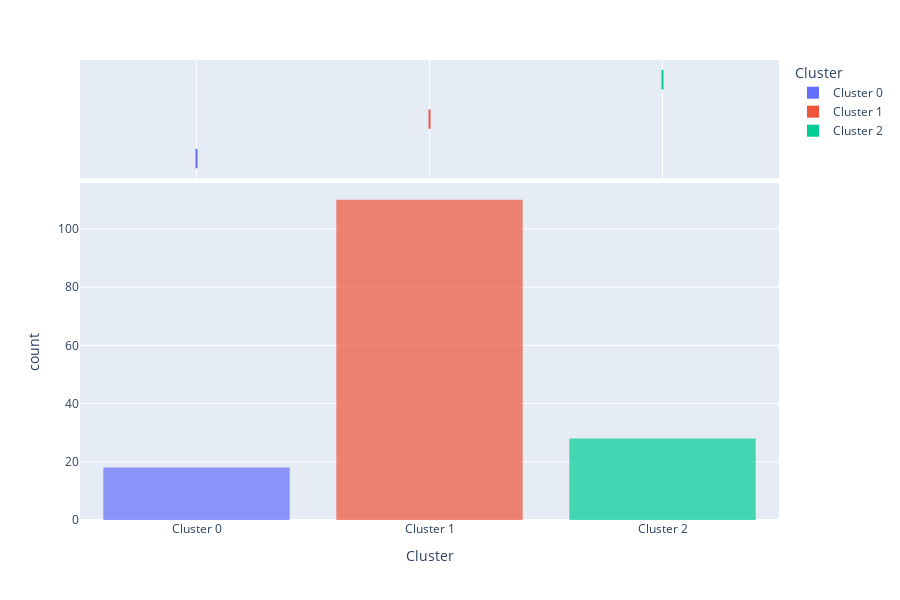

Source (notebook cell):
### Markdown cell above
### Distribution Plot

### Code cell
this.plottype = "distribution"
this.plotmodel()

### Figure 1 — Plotly figure (JSON) as saved in the notebook; plotly's stock layout.template omitted (floating-point values rounded to 4 significant figures; data arrays with more than 128 entries replaced by an {"elided": "..."} marker saying what was removed)
{"data": [{"alignmentgroup": "True", "bingroup": "x", "hovertemplate": "Cluster=%{x}<br>count=%{y}<extra></extra>", "legendgroup": "Cluster 0", "marker": {"color": "#636efa", "opacity": 0.7, "pattern": {"shape": ""}}, "name": "Cluster 0", "offsetgroup": "Cluster 0", "orientation": "v", "showlegend": true, "type": "histogram", "x": ["Cluster 0", "Cluster 0", "Cluster 0", "Cluster 0", "Cluster 0", "Cluster 0", "Cluster 0", "Cluster 0", "Cluster 0", "Cluster 0", "Cluster 0", "Cluster 0", "Cluster 0", "Cluster 0", "Cluster 0", "Cluster 0", "Cluster 0", "Cluster 0"], "xaxis": "x", "yaxis": "y"}, {"alignmentgroup": "True", "customdata": {"elided": "18x99 mixed values"}, "hovertemplate": "Cluster=%{x}<br>id=%{customdata[0]}<br>result_master_id=%{customdata[1]}<br>DDH_name=%{customdata[2]}<br>from_m=%{customdata[3]}<br>to_m=%{customdata[4]}<br>Sample_Length_m=%{customdata[5]}<br>Scan_Length_m=%{customdata[6]}<br>Scan_Recovery_pct=%{customdata[7]}<br>Comp(c/s)=%{customdata[8]}<br>Rayl(c/s)=%{customdata[9]}<br>LT(secs)=%{customdata[10]}<br>Al_pct=%{customdata[11]}<br>Al_2SE_pct=%{customdata[12]}<br>Al_mdl_pct=%{customdata[13]}<br>Si_pct=%{customdata[14]}<br>Si_2SE_pct=%{customdata[15]}<br>Si_mdl_pct=%{customdata[16]}<br>P_ppm=%{customdata[17]}<br>P_2SE_ppm=%{customdata[18]}<br>P_mdl_ppm=%{customdata[19]}<br>S_pct=%{customdata[20]}<br>S_2SE_pct=%{customdata[21]}<br>S_mdl_pct=%{customdata[22]}<br>Cl_ppm=%{customdata[23]}<br>Cl_2SE_ppm=%{customdata[24]}<br>Cl_mdl_ppm=%{customdata[25]}<br>K_pct=%{customdata[26]}<br>K_2SE_pct=%{customdata[27]}<br>K_mdl_pct=%{customdata[28]}<br>Ca_pct=%{customdata[29]}<br>Ca_2SE_pct=%{customdata[30]}<br>Ca_mdl_pct=%{customdata[31]}<br>Ti_ppm=%{customdata[32]}<br>Ti_2SE_ppm=%{customdata[33]}<br>Ti_mdl_ppm=%{customdata[34]}<br>V_ppm=%{customdata[35]}<br>V_2SE_ppm=%{customdata[36]}<br>V_mdl_ppm=%{customdata[37]}<br>Cr_ppm=%{customdata[38]}<br>Cr_2SE_ppm=%{customdata[39]}<br>Cr_mdl_ppm=%{customdata[40]}<br>Mn_ppm=%{customdata[41]}<br>Mn_2SE_ppm=%{customdata[42]}<br>Mn_mdl_ppm=%{customdata[43]}<br>Fe_pct=%{customdata[44]}<br>Fe_2SE_pct=%{customdata[45]}<br>Fe_mdl_pct=%{customdata[46]}<br>Ni_ppm=%{customdata[47]}<br>Ni_2SE_ppm=%{customdata[48]}<br>Ni_mdl_ppm=%{customdata[49]}<br>Cu_pct=%{customdata[50]}<br>Cu_2SE_pct=%{customdata[51]}<br>Cu_mdl_pct=%{customdata[52]}<br>Zn_pct=%{customdata[53]}<br>Zn_2SE_pct=%{customdata[54]}<br>Zn_mdl_pct=%{customdata[55]}<br>Ga_ppm=%{customdata[56]}<br>Ga_2SE_ppm=%{customdata[57]}<br>Ga_mdl_ppm=%{customdata[58]}<br>As_ppm=%{customdata[59]}<br>As_2SE_ppm=%{customdata[60]}<br>As_mdl_ppm=%{customdata[61]}<br>Se_ppm=%{customdata[62]}<br>Se_2SE_ppm=%{customdata[63]}<br>Se_mdl_ppm=%{customdata[64]}<br>Rb_ppm=%{customdata[65]}<br>Rb_2SE_ppm=%{customdata[66]}<br>Rb_mdl_ppm=%{customdata[67]}<br>Sr_ppm=%{customdata[68]}<br>Sr_2SE_ppm=%{customdata[69]}<br>Sr_mdl_ppm=%{customdata[70]}<br>Y_ppm=%{customdata[71]}<br>Y_2SE_ppm=%{customdata[72]}<br>Y_mdl_ppm=%{customdata[73]}<br>Zr_ppm=%{customdata[74]}<br>Zr_2SE_ppm=%{customdata[75]}<br>Zr_mdl_ppm=%{customdata[76]}<br>Nb_ppm=%{customdata[77]}<br>Nb_2SE_ppm=%{customdata[78]}<br>Nb_mdl_ppm=%{customdata[79]}<br>Mo_ppm=%{customdata[80]}<br>Mo_2SE_ppm=%{customdata[81]}<br>Mo_mdl_ppm=%{customdata[82]}<br>Ba_ppm=%{customdata[83]}<br>Ba_2SE_ppm=%{customdata[84]}<br>Ba_mdl_ppm=%{customdata[85]}<br>La_ppm=%{customdata[86]}<br>La_2SE_ppm=%{customdata[87]}<br>La_mdl_ppm=%{customdata[88]}<br>Ce_ppm=%{customdata[89]}<br>Ce_2SE_ppm=%{customdata[90]}<br>Ce_mdl_ppm=%{customdata[91]}<br>Pb_pct=%{customdata[92]}<br>Pb_2SE_pct=%{customdata[93]}<br>Pb_mdl_pct=%{customdata[94]}<br>U_ppm=%{customdata[95]}<br>U_2SE_ppm=%{customdata[96]}<br>U_mdl_ppm=%{customdata[97]}<br>minaloggerlink=%{customdata[98]}<extra></extra>", "legendgroup": "Cluster 0", "marker": {"color": "#636efa"}, "name": "Cluster 0", "notched": true, "offsetgroup": "Cluster 0", "showlegend": false, "type": "box", "x": ["Cluster 0", "Cluster 0", "Cluster 0", "Cluster 0", "Cluster 0", "Cluster 0", "Cluster 0", "Cluster 0", "Cluster 0", "Cluster 0", "Cluster 0", "Cluster 0", "Cluster 0", "Cluster 0", "Cluster 0", "Cluster 0", "Cluster 0", "Cluster 0"], "xaxis": "x2", "yaxis": "y2"}, {"alignmentgroup": "True", "bingroup": "x", "hovertemplate": "Cluster=%{x}<br>count=%{y}<extra></extra>", "legendgroup": "Cluster 1", "marker": {"color": "#EF553B", "opacity": 0.7, "pattern": {"shape": ""}}, "name": "Cluster 1", "offsetgroup": "Cluster 1", "orientation": "v", "showlegend": true, "type": "histogram", "x": ["Cluster 1", "Cluster 1", "Cluster 1", "Cluster 1", "Cluster 1", "Cluster 1", "Cluster 1", "Cluster 1", "Cluster 1", "Cluster 1", "Cluster 1", "Cluster 1", "Cluster 1", "Cluster 1", "Cluster 1", "Cluster 1", "Cluster 1", "Cluster 1", "Cluster 1", "Cluster 1", "Cluster 1", "Cluster 1", "Cluster 1", "Cluster 1", "Cluster 1", "Cluster 1", "Cluster 1", "Cluster 1", "Cluster 1", "Cluster 1", "Cluster 1", "Cluster 1", "Cluster 1", "Cluster 1", "Cluster 1", "Cluster 1", "Cluster 1", "Cluster 1", "Cluster 1", "Cluster 1", "Cluster 1", "Cluster 1", "Cluster 1", "Cluster 1", "Cluster 1", "Cluster 1", "Cluster 1", "Cluster 1", "Cluster 1", "Cluster 1", "Cluster 1", "Cluster 1", "Cluster 1", "Cluster 1", "Cluster 1", "Cluster 1", "Cluster 1", "Cluster 1", "Cluster 1", "Cluster 1", "Cluster 1", "Cluster 1", "Cluster 1", "Cluster 1", "Cluster 1", "Cluster 1", "Cluster 1", "Cluster 1", "Cluster 1", "Cluster 1", "Cluster 1", "Cluster 1", "Cluster 1", "Cluster 1", "Cluster 1", "Cluster 1", "Cluster 1", "Cluster 1", "Cluster 1", "Cluster 1", "Cluster 1", "Cluster 1", "Cluster 1", "Cluster 1", "Cluster 1", "Cluster 1", "Cluster 1", "Cluster 1", "Cluster 1", "Cluster 1", "Cluster 1", "Cluster 1", "Cluster 1", "Cluster 1", "Cluster 1", "Cluster 1", "Cluster 1", "Cluster 1", "Cluster 1", "Cluster 1", "Cluster 1", "Cluster 1", "Cluster 1", "Cluster 1", "Cluster 1", "Cluster 1", "Cluster 1", "Cluster 1", "Cluster 1", "Cluster 1"], "xaxis": "x", "yaxis": "y"}, {"alignmentgroup": "True", "customdata": {"elided": "110x99 mixed values"}, "hovertemplate": "Cluster=%{x}<br>id=%{customdata[0]}<br>result_master_id=%{customdata[1]}<br>DDH_name=%{customdata[2]}<br>from_m=%{customdata[3]}<br>to_m=%{customdata[4]}<br>Sample_Length_m=%{customdata[5]}<br>Scan_Length_m=%{customdata[6]}<br>Scan_Recovery_pct=%{customdata[7]}<br>Comp(c/s)=%{customdata[8]}<br>Rayl(c/s)=%{customdata[9]}<br>LT(secs)=%{customdata[10]}<br>Al_pct=%{customdata[11]}<br>Al_2SE_pct=%{customdata[12]}<br>Al_mdl_pct=%{customdata[13]}<br>Si_pct=%{customdata[14]}<br>Si_2SE_pct=%{customdata[15]}<br>Si_mdl_pct=%{customdata[16]}<br>P_ppm=%{customdata[17]}<br>P_2SE_ppm=%{customdata[18]}<br>P_mdl_ppm=%{customdata[19]}<br>S_pct=%{customdata[20]}<br>S_2SE_pct=%{customdata[21]}<br>S_mdl_pct=%{customdata[22]}<br>Cl_ppm=%{customdata[23]}<br>Cl_2SE_ppm=%{customdata[24]}<br>Cl_mdl_ppm=%{customdata[25]}<br>K_pct=%{customdata[26]}<br>K_2SE_pct=%{customdata[27]}<br>K_mdl_pct=%{customdata[28]}<br>Ca_pct=%{customdata[29]}<br>Ca_2SE_pct=%{customdata[30]}<br>Ca_mdl_pct=%{customdata[31]}<br>Ti_ppm=%{customdata[32]}<br>Ti_2SE_ppm=%{customdata[33]}<br>Ti_mdl_ppm=%{customdata[34]}<br>V_ppm=%{customdata[35]}<br>V_2SE_ppm=%{customdata[36]}<br>V_mdl_ppm=%{customdata[37]}<br>Cr_ppm=%{customdata[38]}<br>Cr_2SE_ppm=%{customdata[39]}<br>Cr_mdl_ppm=%{customdata[40]}<br>Mn_ppm=%{customdata[41]}<br>Mn_2SE_ppm=%{customdata[42]}<br>Mn_mdl_ppm=%{customdata[43]}<br>Fe_pct=%{customdata[44]}<br>Fe_2SE_pct=%{customdata[45]}<br>Fe_mdl_pct=%{customdata[46]}<br>Ni_ppm=%{customdata[47]}<br>Ni_2SE_ppm=%{customdata[48]}<br>Ni_mdl_ppm=%{customdata[49]}<br>Cu_pct=%{customdata[50]}<br>Cu_2SE_pct=%{customdata[51]}<br>Cu_mdl_pct=%{customdata[52]}<br>Zn_pct=%{customdata[53]}<br>Zn_2SE_pct=%{customdata[54]}<br>Zn_mdl_pct=%{customdata[55]}<br>Ga_ppm=%{customdata[56]}<br>Ga_2SE_ppm=%{customdata[57]}<br>Ga_mdl_ppm=%{customdata[58]}<br>As_ppm=%{customdata[59]}<br>As_2SE_ppm=%{customdata[60]}<br>As_mdl_ppm=%{customdata[61]}<br>Se_ppm=%{customdata[62]}<br>Se_2SE_ppm=%{customdata[63]}<br>Se_mdl_ppm=%{customdata[64]}<br>Rb_ppm=%{customdata[65]}<br>Rb_2SE_ppm=%{customdata[66]}<br>Rb_mdl_ppm=%{customdata[67]}<br>Sr_ppm=%{customdata[68]}<br>Sr_2SE_ppm=%{customdata[69]}<br>Sr_mdl_ppm=%{customdata[70]}<br>Y_ppm=%{customdata[71]}<br>Y_2SE_ppm=%{customdata[72]}<br>Y_mdl_ppm=%{customdata[73]}<br>Zr_ppm=%{customdata[74]}<br>Zr_2SE_ppm=%{customdata[75]}<br>Zr_mdl_ppm=%{customdata[76]}<br>Nb_ppm=%{customdata[77]}<br>Nb_2SE_ppm=%{customdata[78]}<br>Nb_mdl_ppm=%{customdata[79]}<br>Mo_ppm=%{customdata[80]}<br>Mo_2SE_ppm=%{customdata[81]}<br>Mo_mdl_ppm=%{customdata[82]}<br>Ba_ppm=%{customdata[83]}<br>Ba_2SE_ppm=%{customdata[84]}<br>Ba_mdl_ppm=%{customdata[85]}<br>La_ppm=%{customdata[86]}<br>La_2SE_ppm=%{customdata[87]}<br>La_mdl_ppm=%{customdata[88]}<br>Ce_ppm=%{customdata[89]}<br>Ce_2SE_ppm=%{customdata[90]}<br>Ce_mdl_ppm=%{customdata[91]}<br>Pb_pct=%{customdata[92]}<br>Pb_2SE_pct=%{customdata[93]}<br>Pb_mdl_pct=%{customdata[94]}<br>U_ppm=%{customdata[95]}<br>U_2SE_ppm=%{customdata[96]}<br>U_mdl_ppm=%{customdata[97]}<br>minaloggerlink=%{customdata[98]}<extra></extra>", "legendgroup": "Cluster 1", "marker": {"color": "#EF553B"}, "name": "Cluster 1", "notched": true, "offsetgroup": "Cluster 1", "showlegend": false, "type": "box", "x": ["Cluster 1", "Cluster 1", "Cluster 1", "Cluster 1", "Cluster 1", "Cluster 1", "Cluster 1", "Cluster 1", "Cluster 1", "Cluster 1", "Cluster 1", "Cluster 1", "Cluster 1", "Cluster 1", "Cluster 1", "Cluster 1", "Cluster 1", "Cluster 1", "Cluster 1", "Cluster 1", "Cluster 1", "Cluster 1", "Cluster 1", "Cluster 1", "Cluster 1", "Cluster 1", "Cluster 1", "Cluster 1", "Cluster 1", "Cluster 1", "Cluster 1", "Cluster 1", "Cluster 1", "Cluster 1", "Cluster 1", "Cluster 1", "Cluster 1", "Cluster 1", "Cluster 1", "Cluster 1", "Cluster 1", "Cluster 1", "Cluster 1", "Cluster 1", "Cluster 1", "Cluster 1", "Cluster 1", "Cluster 1", "Cluster 1", "Cluster 1", "Cluster 1", "Cluster 1", "Cluster 1", "Cluster 1", "Cluster 1", "Cluster 1", "Cluster 1", "Cluster 1", "Cluster 1", "Cluster 1", "Cluster 1", "Cluster 1", "Cluster 1", "Cluster 1", "Cluster 1", "Cluster 1", "Cluster 1", "Cluster 1", "Cluster 1", "Cluster 1", "Cluster 1", "Cluster 1", "Cluster 1", "Cluster 1", "Cluster 1", "Cluster 1", "Cluster 1", "Cluster 1", "Cluster 1", "Cluster 1", "Cluster 1", "Cluster 1", "Cluster 1", "Cluster 1", "Cluster 1", "Cluster 1", "Cluster 1", "Cluster 1", "Cluster 1", "Cluster 1", "Cluster 1", "Cluster 1", "Cluster 1", "Cluster 1", "Cluster 1", "Cluster 1", "Cluster 1", "Cluster 1", "Cluster 1", "Cluster 1", "Cluster 1", "Cluster 1", "Cluster 1", "Cluster 1", "Cluster 1", "Cluster 1", "Cluster 1", "Cluster 1", "Cluster 1", "Cluster 1"], "xaxis": "x2", "yaxis": "y2"}, {"alignmentgroup": "True", "bingroup": "x", "hovertemplate": "Cluster=%{x}<br>count=%{y}<extra></extra>", "legendgroup": "Cluster 2", "marker": {"color": "#00cc96", "opacity": 0.7, "pattern": {"shape": ""}}, "name": "Cluster 2", "offsetgroup": "Cluster 2", "orientation": "v", "showlegend": true, "type": "histogram", "x": ["Cluster 2", "Cluster 2", "Cluster 2", "Cluster 2", "Cluster 2", "Cluster 2", "Cluster 2", "Cluster 2", "Cluster 2", "Cluster 2", "Cluster 2", "Cluster 2", "Cluster 2", "Cluster 2", "Cluster 2", "Cluster 2", "Cluster 2", "Cluster 2", "Cluster 2", "Cluster 2", "Cluster 2", "Cluster 2", "Cluster 2", "Cluster 2", "Cluster 2", "Cluster 2", "Cluster 2", "Cluster 2"], "xaxis": "x", "yaxis": "y"}, {"alignmentgroup": "True", "customdata": {"elided": "28x99 mixed values"}, "hovertemplate": "Cluster=%{x}<br>id=%{customdata[0]}<br>result_master_id=%{customdata[1]}<br>DDH_name=%{customdata[2]}<br>from_m=%{customdata[3]}<br>to_m=%{customdata[4]}<br>Sample_Length_m=%{customdata[5]}<br>Scan_Length_m=%{customdata[6]}<br>Scan_Recovery_pct=%{customdata[7]}<br>Comp(c/s)=%{customdata[8]}<br>Rayl(c/s)=%{customdata[9]}<br>LT(secs)=%{customdata[10]}<br>Al_pct=%{customdata[11]}<br>Al_2SE_pct=%{customdata[12]}<br>Al_mdl_pct=%{customdata[13]}<br>Si_pct=%{customdata[14]}<br>Si_2SE_pct=%{customdata[15]}<br>Si_mdl_pct=%{customdata[16]}<br>P_ppm=%{customdata[17]}<br>P_2SE_ppm=%{customdata[18]}<br>P_mdl_ppm=%{customdata[19]}<br>S_pct=%{customdata[20]}<br>S_2SE_pct=%{customdata[21]}<br>S_mdl_pct=%{customdata[22]}<br>Cl_ppm=%{customdata[23]}<br>Cl_2SE_ppm=%{customdata[24]}<br>Cl_mdl_ppm=%{customdata[25]}<br>K_pct=%{customdata[26]}<br>K_2SE_pct=%{customdata[27]}<br>K_mdl_pct=%{customdata[28]}<br>Ca_pct=%{customdata[29]}<br>Ca_2SE_pct=%{customdata[30]}<br>Ca_mdl_pct=%{customdata[31]}<br>Ti_ppm=%{customdata[32]}<br>Ti_2SE_ppm=%{customdata[33]}<br>Ti_mdl_ppm=%{customdata[34]}<br>V_ppm=%{customdata[35]}<br>V_2SE_ppm=%{customdata[36]}<br>V_mdl_ppm=%{customdata[37]}<br>Cr_ppm=%{customdata[38]}<br>Cr_2SE_ppm=%{customdata[39]}<br>Cr_mdl_ppm=%{customdata[40]}<br>Mn_ppm=%{customdata[41]}<br>Mn_2SE_ppm=%{customdata[42]}<br>Mn_mdl_ppm=%{customdata[43]}<br>Fe_pct=%{customdata[44]}<br>Fe_2SE_pct=%{customdata[45]}<br>Fe_mdl_pct=%{customdata[46]}<br>Ni_ppm=%{customdata[47]}<br>Ni_2SE_ppm=%{customdata[48]}<br>Ni_mdl_ppm=%{customdata[49]}<br>Cu_pct=%{customdata[50]}<br>Cu_2SE_pct=%{customdata[51]}<br>Cu_mdl_pct=%{customdata[52]}<br>Zn_pct=%{customdata[53]}<br>Zn_2SE_pct=%{customdata[54]}<br>Zn_mdl_pct=%{customdata[55]}<br>Ga_ppm=%{customdata[56]}<br>Ga_2SE_ppm=%{customdata[57]}<br>Ga_mdl_ppm=%{customdata[58]}<br>As_ppm=%{customdata[59]}<br>As_2SE_ppm=%{customdata[60]}<br>As_mdl_ppm=%{customdata[61]}<br>Se_ppm=%{customdata[62]}<br>Se_2SE_ppm=%{customdata[63]}<br>Se_mdl_ppm=%{customdata[64]}<br>Rb_ppm=%{customdata[65]}<br>Rb_2SE_ppm=%{customdata[66]}<br>Rb_mdl_ppm=%{customdata[67]}<br>Sr_ppm=%{customdata[68]}<br>Sr_2SE_ppm=%{customdata[69]}<br>Sr_mdl_ppm=%{customdata[70]}<br>Y_ppm=%{customdata[71]}<br>Y_2SE_ppm=%{customdata[72]}<br>Y_mdl_ppm=%{customdata[73]}<br>Zr_ppm=%{customdata[74]}<br>Zr_2SE_ppm=%{customdata[75]}<br>Zr_mdl_ppm=%{customdata[76]}<br>Nb_ppm=%{customdata[77]}<br>Nb_2SE_ppm=%{customdata[78]}<br>Nb_mdl_ppm=%{customdata[79]}<br>Mo_ppm=%{customdata[80]}<br>Mo_2SE_ppm=%{customdata[81]}<br>Mo_mdl_ppm=%{customdata[82]}<br>Ba_ppm=%{customdata[83]}<br>Ba_2SE_ppm=%{customdata[84]}<br>Ba_mdl_ppm=%{customdata[85]}<br>La_ppm=%{customdata[86]}<br>La_2SE_ppm=%{customdata[87]}<br>La_mdl_ppm=%{customdata[88]}<br>Ce_ppm=%{customdata[89]}<br>Ce_2SE_ppm=%{customdata[90]}<br>Ce_mdl_ppm=%{customdata[91]}<br>Pb_pct=%{customdata[92]}<br>Pb_2SE_pct=%{customdata[93]}<br>Pb_mdl_pct=%{customdata[94]}<br>U_ppm=%{customdata[95]}<br>U_2SE_ppm=%{customdata[96]}<br>U_mdl_ppm=%{customdata[97]}<br>minaloggerlink=%{customdata[98]}<extra></extra>", "legendgroup": "Cluster 2", "marker": {"color": "#00cc96"}, "name": "Cluster 2", "notched": true, "offsetgroup": "Cluster 2", "showlegend": false, "type": "box", "x": ["Cluster 2", "Cluster 2", "Cluster 2", "Cluster 2", "Cluster 2", "Cluster 2", "Cluster 2", "Cluster 2", "Cluster 2", "Cluster 2", "Cluster 2", "Cluster 2", "Cluster 2", "Cluster 2", "Cluster 2", "Cluster 2", "Cluster 2", "Cluster 2", "Cluster 2", "Cluster 2", "Cluster 2", "Cluster 2", "Cluster 2", "Cluster 2", "Cluster 2", "Cluster 2", "Cluster 2", "Cluster 2"], "xaxis": "x2", "yaxis": "y2"}], "layout": {"barmode": "relative", "height": 600, "legend": {"title": {"text": "Cluster"}, "tracegroupgap": 0}, "margin": {"t": 60}, "xaxis": {"anchor": "y", "categoryarray": ["Cluster 0", "Cluster 1", "Cluster 2"], "categoryorder": "array", "domain": [0, 1], "title": {"text": "Cluster"}}, "xaxis2": {"anchor": "y2", "domain": [0, 1], "matches": "x", "showgrid": true, "showticklabels": false}, "yaxis": {"anchor": "x", "domain": [0, 0.7326], "title": {"text": "count"}}, "yaxis2": {"anchor": "x2", "domain": [0.7426, 1], "matches": "y2", "showgrid": false, "showline": false, "showticklabels": false, "ticks": ""}}}
